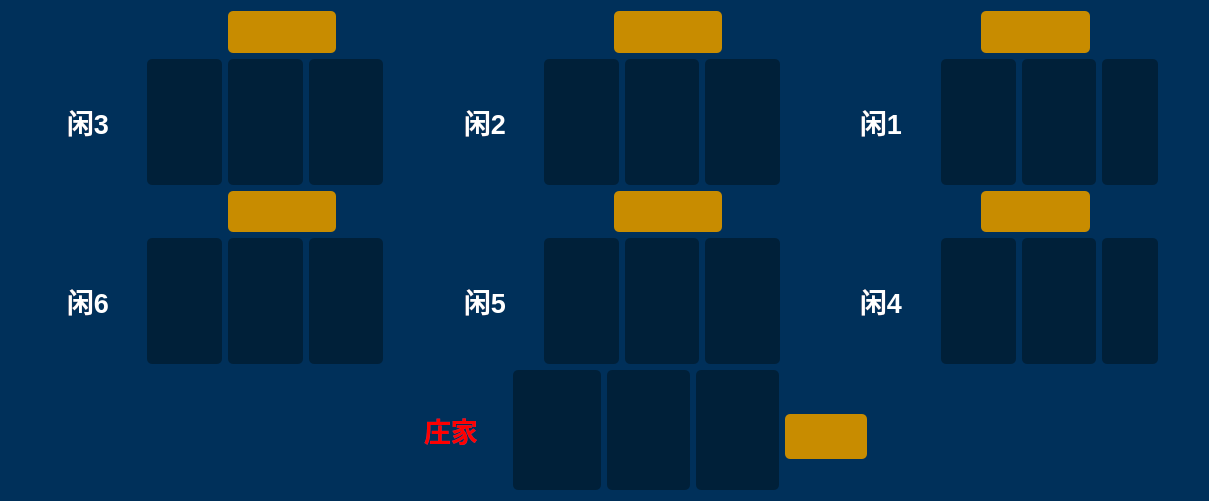
<?xml version="1.0" encoding="UTF-8"?>
<ui version="4.0">
 <class>MRoomCard</class>
 <widget class="QWidget" name="MRoomCard">
  <property name="geometry">
   <rect>
    <x>0</x>
    <y>0</y>
    <width>1209</width>
    <height>501</height>
   </rect>
  </property>
  <property name="windowTitle">
   <string>Form</string>
  </property>
  <property name="styleSheet">
   <string notr="true">background-color: rgb(0, 48, 90);</string>
  </property>
  <layout class="QVBoxLayout" name="verticalLayout_2">
   <item>
    <layout class="QVBoxLayout" name="verticalLayout" stretch="1,3,1,3,3">
     <item>
      <layout class="QHBoxLayout" name="horizontalLayout_2" stretch="12,6,15,6,14,6,6">
       <item>
        <spacer name="horizontalSpacer">
         <property name="orientation">
          <enum>Qt::Horizontal</enum>
         </property>
         <property name="sizeHint" stdset="0">
          <size>
           <width>40</width>
           <height>20</height>
          </size>
         </property>
        </spacer>
       </item>
       <item>
        <widget class="QLabel" name="xian3_result">
         <property name="font">
          <font>
           <pointsize>22</pointsize>
          </font>
         </property>
         <property name="styleSheet">
          <string notr="true">border-radius:5px;
background-color: rgb(200, 140, 0);</string>
         </property>
         <property name="text">
          <string/>
         </property>
         <property name="alignment">
          <set>Qt::AlignCenter</set>
         </property>
        </widget>
       </item>
       <item>
        <spacer name="horizontalSpacer_2">
         <property name="orientation">
          <enum>Qt::Horizontal</enum>
         </property>
         <property name="sizeHint" stdset="0">
          <size>
           <width>40</width>
           <height>20</height>
          </size>
         </property>
        </spacer>
       </item>
       <item>
        <widget class="QLabel" name="xian2_result">
         <property name="font">
          <font>
           <pointsize>22</pointsize>
          </font>
         </property>
         <property name="styleSheet">
          <string notr="true">border-radius:5px;
background-color: rgb(200, 140, 0);</string>
         </property>
         <property name="text">
          <string/>
         </property>
         <property name="alignment">
          <set>Qt::AlignCenter</set>
         </property>
        </widget>
       </item>
       <item>
        <spacer name="horizontalSpacer_3">
         <property name="orientation">
          <enum>Qt::Horizontal</enum>
         </property>
         <property name="sizeHint" stdset="0">
          <size>
           <width>40</width>
           <height>20</height>
          </size>
         </property>
        </spacer>
       </item>
       <item>
        <widget class="QLabel" name="xian1_result">
         <property name="font">
          <font>
           <pointsize>22</pointsize>
          </font>
         </property>
         <property name="styleSheet">
          <string notr="true">border-radius:5px;
background-color: rgb(200, 140, 0);</string>
         </property>
         <property name="text">
          <string/>
         </property>
         <property name="alignment">
          <set>Qt::AlignCenter</set>
         </property>
        </widget>
       </item>
       <item>
        <spacer name="horizontalSpacer_4">
         <property name="orientation">
          <enum>Qt::Horizontal</enum>
         </property>
         <property name="sizeHint" stdset="0">
          <size>
           <width>40</width>
           <height>20</height>
          </size>
         </property>
        </spacer>
       </item>
      </layout>
     </item>
     <item>
      <layout class="QHBoxLayout" name="horizontalLayout_3" stretch="3,4,4,4,4,4,4,4,4,4,4,4,4,4,3,0">
       <item>
        <spacer name="horizontalSpacer_5">
         <property name="orientation">
          <enum>Qt::Horizontal</enum>
         </property>
         <property name="sizeHint" stdset="0">
          <size>
           <width>40</width>
           <height>20</height>
          </size>
         </property>
        </spacer>
       </item>
       <item>
        <widget class="QLabel" name="label_xian3">
         <property name="font">
          <font>
           <pointsize>20</pointsize>
           <weight>75</weight>
           <bold>true</bold>
          </font>
         </property>
         <property name="styleSheet">
          <string notr="true">color: rgb(255, 255, 255);</string>
         </property>
         <property name="text">
          <string>闲3</string>
         </property>
        </widget>
       </item>
       <item>
        <widget class="QLabel" name="three_three_pic">
         <property name="styleSheet">
          <string notr="true">border-radius:5px;
background-color: rgb(0, 32, 57);</string>
         </property>
         <property name="text">
          <string/>
         </property>
        </widget>
       </item>
       <item>
        <widget class="QLabel" name="three_two_pic">
         <property name="styleSheet">
          <string notr="true">border-radius:5px;
background-color: rgb(0, 32, 57);</string>
         </property>
         <property name="text">
          <string/>
         </property>
        </widget>
       </item>
       <item>
        <widget class="QLabel" name="three_one_pic">
         <property name="styleSheet">
          <string notr="true">border-radius:5px;
background-color: rgb(0, 32, 57);</string>
         </property>
         <property name="text">
          <string/>
         </property>
        </widget>
       </item>
       <item>
        <spacer name="horizontalSpacer_6">
         <property name="orientation">
          <enum>Qt::Horizontal</enum>
         </property>
         <property name="sizeHint" stdset="0">
          <size>
           <width>40</width>
           <height>20</height>
          </size>
         </property>
        </spacer>
       </item>
       <item>
        <widget class="QLabel" name="label_xian2">
         <property name="font">
          <font>
           <pointsize>20</pointsize>
           <weight>75</weight>
           <bold>true</bold>
          </font>
         </property>
         <property name="styleSheet">
          <string notr="true">color: rgb(255, 255, 255);</string>
         </property>
         <property name="text">
          <string>闲2</string>
         </property>
        </widget>
       </item>
       <item>
        <widget class="QLabel" name="two_three_pic">
         <property name="styleSheet">
          <string notr="true">border-radius:5px;
background-color: rgb(0, 32, 57);</string>
         </property>
         <property name="text">
          <string/>
         </property>
        </widget>
       </item>
       <item>
        <widget class="QLabel" name="two_two_pic">
         <property name="styleSheet">
          <string notr="true">border-radius:5px;
background-color: rgb(0, 32, 57);</string>
         </property>
         <property name="text">
          <string/>
         </property>
        </widget>
       </item>
       <item>
        <widget class="QLabel" name="two_one_pic">
         <property name="styleSheet">
          <string notr="true">border-radius:5px;
background-color: rgb(0, 32, 57);</string>
         </property>
         <property name="text">
          <string/>
         </property>
        </widget>
       </item>
       <item>
        <spacer name="horizontalSpacer_7">
         <property name="orientation">
          <enum>Qt::Horizontal</enum>
         </property>
         <property name="sizeHint" stdset="0">
          <size>
           <width>40</width>
           <height>20</height>
          </size>
         </property>
        </spacer>
       </item>
       <item>
        <widget class="QLabel" name="label_xian1">
         <property name="font">
          <font>
           <pointsize>20</pointsize>
           <weight>75</weight>
           <bold>true</bold>
          </font>
         </property>
         <property name="styleSheet">
          <string notr="true">color: rgb(255, 255, 255);</string>
         </property>
         <property name="text">
          <string>闲1</string>
         </property>
        </widget>
       </item>
       <item>
        <widget class="QLabel" name="one_three_pic">
         <property name="styleSheet">
          <string notr="true">border-radius:5px;
background-color: rgb(0, 32, 57);</string>
         </property>
         <property name="text">
          <string/>
         </property>
        </widget>
       </item>
       <item>
        <widget class="QLabel" name="one_two_pic">
         <property name="styleSheet">
          <string notr="true">border-radius:5px;
background-color: rgb(0, 32, 57);</string>
         </property>
         <property name="text">
          <string/>
         </property>
        </widget>
       </item>
       <item>
        <widget class="QLabel" name="one_one_pic">
         <property name="styleSheet">
          <string notr="true">border-radius:5px;
background-color: rgb(0, 32, 57);</string>
         </property>
         <property name="text">
          <string/>
         </property>
        </widget>
       </item>
       <item>
        <spacer name="horizontalSpacer_8">
         <property name="orientation">
          <enum>Qt::Horizontal</enum>
         </property>
         <property name="sizeHint" stdset="0">
          <size>
           <width>40</width>
           <height>20</height>
          </size>
         </property>
        </spacer>
       </item>
      </layout>
     </item>
     <item>
      <layout class="QHBoxLayout" name="horizontalLayout_4" stretch="12,6,15,6,14,6,6">
       <item>
        <spacer name="horizontalSpacer_9">
         <property name="orientation">
          <enum>Qt::Horizontal</enum>
         </property>
         <property name="sizeHint" stdset="0">
          <size>
           <width>40</width>
           <height>20</height>
          </size>
         </property>
        </spacer>
       </item>
       <item>
        <widget class="QLabel" name="xian1_result_4">
         <property name="font">
          <font>
           <pointsize>22</pointsize>
          </font>
         </property>
         <property name="styleSheet">
          <string notr="true">border-radius:5px;
background-color: rgb(200, 140, 0);</string>
         </property>
         <property name="text">
          <string/>
         </property>
         <property name="alignment">
          <set>Qt::AlignCenter</set>
         </property>
        </widget>
       </item>
       <item>
        <spacer name="horizontalSpacer_10">
         <property name="orientation">
          <enum>Qt::Horizontal</enum>
         </property>
         <property name="sizeHint" stdset="0">
          <size>
           <width>40</width>
           <height>20</height>
          </size>
         </property>
        </spacer>
       </item>
       <item>
        <widget class="QLabel" name="xian1_result_3">
         <property name="font">
          <font>
           <pointsize>22</pointsize>
          </font>
         </property>
         <property name="styleSheet">
          <string notr="true">border-radius:5px;
background-color: rgb(200, 140, 0);</string>
         </property>
         <property name="text">
          <string/>
         </property>
         <property name="alignment">
          <set>Qt::AlignCenter</set>
         </property>
        </widget>
       </item>
       <item>
        <spacer name="horizontalSpacer_11">
         <property name="orientation">
          <enum>Qt::Horizontal</enum>
         </property>
         <property name="sizeHint" stdset="0">
          <size>
           <width>40</width>
           <height>20</height>
          </size>
         </property>
        </spacer>
       </item>
       <item>
        <widget class="QLabel" name="xian1_result_2">
         <property name="font">
          <font>
           <pointsize>22</pointsize>
          </font>
         </property>
         <property name="styleSheet">
          <string notr="true">border-radius:5px;
background-color: rgb(200, 140, 0);</string>
         </property>
         <property name="text">
          <string/>
         </property>
         <property name="alignment">
          <set>Qt::AlignCenter</set>
         </property>
        </widget>
       </item>
       <item>
        <spacer name="horizontalSpacer_12">
         <property name="orientation">
          <enum>Qt::Horizontal</enum>
         </property>
         <property name="sizeHint" stdset="0">
          <size>
           <width>40</width>
           <height>20</height>
          </size>
         </property>
        </spacer>
       </item>
      </layout>
     </item>
     <item>
      <layout class="QHBoxLayout" name="horizontalLayout_5" stretch="3,4,4,4,4,4,4,4,4,4,4,4,4,4,3,0">
       <item>
        <spacer name="horizontalSpacer_13">
         <property name="orientation">
          <enum>Qt::Horizontal</enum>
         </property>
         <property name="sizeHint" stdset="0">
          <size>
           <width>40</width>
           <height>20</height>
          </size>
         </property>
        </spacer>
       </item>
       <item>
        <widget class="QLabel" name="label_xian1_4">
         <property name="font">
          <font>
           <pointsize>20</pointsize>
           <weight>75</weight>
           <bold>true</bold>
          </font>
         </property>
         <property name="styleSheet">
          <string notr="true">color: rgb(255, 255, 255);</string>
         </property>
         <property name="text">
          <string>闲6</string>
         </property>
        </widget>
       </item>
       <item>
        <widget class="QLabel" name="one_three_pic_5">
         <property name="styleSheet">
          <string notr="true">border-radius:5px;
background-color: rgb(0, 32, 57);</string>
         </property>
         <property name="text">
          <string/>
         </property>
        </widget>
       </item>
       <item>
        <widget class="QLabel" name="one_two_pic_5">
         <property name="styleSheet">
          <string notr="true">border-radius:5px;
background-color: rgb(0, 32, 57);</string>
         </property>
         <property name="text">
          <string/>
         </property>
        </widget>
       </item>
       <item>
        <widget class="QLabel" name="one_one_pic_5">
         <property name="styleSheet">
          <string notr="true">border-radius:5px;
background-color: rgb(0, 32, 57);</string>
         </property>
         <property name="text">
          <string/>
         </property>
        </widget>
       </item>
       <item>
        <spacer name="horizontalSpacer_14">
         <property name="orientation">
          <enum>Qt::Horizontal</enum>
         </property>
         <property name="sizeHint" stdset="0">
          <size>
           <width>40</width>
           <height>20</height>
          </size>
         </property>
        </spacer>
       </item>
       <item>
        <widget class="QLabel" name="label_xian1_3">
         <property name="font">
          <font>
           <pointsize>20</pointsize>
           <weight>75</weight>
           <bold>true</bold>
          </font>
         </property>
         <property name="styleSheet">
          <string notr="true">color: rgb(255, 255, 255);</string>
         </property>
         <property name="text">
          <string>闲5</string>
         </property>
        </widget>
       </item>
       <item>
        <widget class="QLabel" name="one_three_pic_4">
         <property name="styleSheet">
          <string notr="true">border-radius:5px;
background-color: rgb(0, 32, 57);</string>
         </property>
         <property name="text">
          <string/>
         </property>
        </widget>
       </item>
       <item>
        <widget class="QLabel" name="one_two_pic_4">
         <property name="styleSheet">
          <string notr="true">border-radius:5px;
background-color: rgb(0, 32, 57);</string>
         </property>
         <property name="text">
          <string/>
         </property>
        </widget>
       </item>
       <item>
        <widget class="QLabel" name="one_one_pic_4">
         <property name="styleSheet">
          <string notr="true">border-radius:5px;
background-color: rgb(0, 32, 57);</string>
         </property>
         <property name="text">
          <string/>
         </property>
        </widget>
       </item>
       <item>
        <spacer name="horizontalSpacer_15">
         <property name="orientation">
          <enum>Qt::Horizontal</enum>
         </property>
         <property name="sizeHint" stdset="0">
          <size>
           <width>40</width>
           <height>20</height>
          </size>
         </property>
        </spacer>
       </item>
       <item>
        <widget class="QLabel" name="label_xian1_2">
         <property name="font">
          <font>
           <pointsize>20</pointsize>
           <weight>75</weight>
           <bold>true</bold>
          </font>
         </property>
         <property name="styleSheet">
          <string notr="true">color: rgb(255, 255, 255);</string>
         </property>
         <property name="text">
          <string>闲4</string>
         </property>
        </widget>
       </item>
       <item>
        <widget class="QLabel" name="one_three_pic_3">
         <property name="styleSheet">
          <string notr="true">border-radius:5px;
background-color: rgb(0, 32, 57);</string>
         </property>
         <property name="text">
          <string/>
         </property>
        </widget>
       </item>
       <item>
        <widget class="QLabel" name="one_two_pic_3">
         <property name="styleSheet">
          <string notr="true">border-radius:5px;
background-color: rgb(0, 32, 57);</string>
         </property>
         <property name="text">
          <string/>
         </property>
        </widget>
       </item>
       <item>
        <widget class="QLabel" name="one_one_pic_3">
         <property name="styleSheet">
          <string notr="true">border-radius:5px;
background-color: rgb(0, 32, 57);</string>
         </property>
         <property name="text">
          <string/>
         </property>
        </widget>
       </item>
       <item>
        <spacer name="horizontalSpacer_16">
         <property name="orientation">
          <enum>Qt::Horizontal</enum>
         </property>
         <property name="sizeHint" stdset="0">
          <size>
           <width>40</width>
           <height>20</height>
          </size>
         </property>
        </spacer>
       </item>
      </layout>
     </item>
     <item>
      <layout class="QHBoxLayout" name="horizontalLayout_7" stretch="5,1,1,1,1,1,4">
       <item>
        <spacer name="horizontalSpacer_17">
         <property name="orientation">
          <enum>Qt::Horizontal</enum>
         </property>
         <property name="sizeHint" stdset="0">
          <size>
           <width>40</width>
           <height>20</height>
          </size>
         </property>
        </spacer>
       </item>
       <item>
        <widget class="QLabel" name="label_zhuang">
         <property name="font">
          <font>
           <pointsize>20</pointsize>
           <weight>75</weight>
           <bold>true</bold>
          </font>
         </property>
         <property name="styleSheet">
          <string notr="true">color: rgb(255, 0, 0);</string>
         </property>
         <property name="text">
          <string>庄家</string>
         </property>
        </widget>
       </item>
       <item>
        <widget class="QLabel" name="zhuang_three_pic">
         <property name="minimumSize">
          <size>
           <width>88</width>
           <height>120</height>
          </size>
         </property>
         <property name="styleSheet">
          <string notr="true">border-radius:5px;
background-color: rgb(0, 32, 57);</string>
         </property>
         <property name="text">
          <string/>
         </property>
        </widget>
       </item>
       <item>
        <widget class="QLabel" name="zhuang_two_pic">
         <property name="styleSheet">
          <string notr="true">border-radius:5px;
background-color: rgb(0, 32, 57);</string>
         </property>
         <property name="text">
          <string/>
         </property>
        </widget>
       </item>
       <item>
        <widget class="QLabel" name="zhuang_one_pic">
         <property name="styleSheet">
          <string notr="true">border-radius:5px;
background-color: rgb(0, 32, 57);</string>
         </property>
         <property name="text">
          <string/>
         </property>
        </widget>
       </item>
       <item>
        <widget class="QLabel" name="zhuang_result">
         <property name="minimumSize">
          <size>
           <width>0</width>
           <height>45</height>
          </size>
         </property>
         <property name="maximumSize">
          <size>
           <width>91</width>
           <height>32</height>
          </size>
         </property>
         <property name="font">
          <font>
           <pointsize>22</pointsize>
          </font>
         </property>
         <property name="styleSheet">
          <string notr="true">border-radius:5px;
background-color: rgb(200, 140, 0);</string>
         </property>
         <property name="text">
          <string/>
         </property>
         <property name="alignment">
          <set>Qt::AlignCenter</set>
         </property>
        </widget>
       </item>
       <item>
        <spacer name="horizontalSpacer_18">
         <property name="orientation">
          <enum>Qt::Horizontal</enum>
         </property>
         <property name="sizeHint" stdset="0">
          <size>
           <width>40</width>
           <height>20</height>
          </size>
         </property>
        </spacer>
       </item>
      </layout>
     </item>
    </layout>
   </item>
  </layout>
 </widget>
 <resources/>
 <connections/>
</ui>
